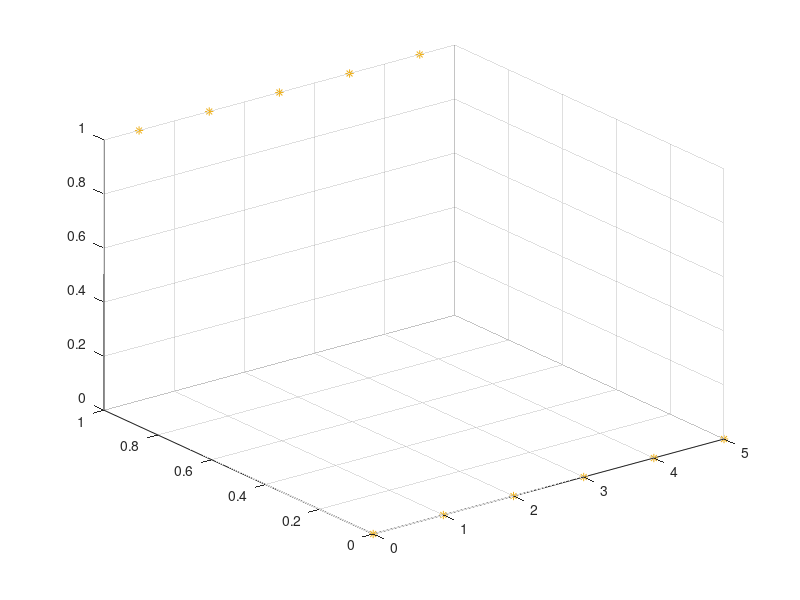

The MATLAB source for this figure: (Note: this script raises an error after producing the figure.)
clc;
clear;
close all hidden;

%% PATH

addpath src_constr\
addpath src_geom\

%% curve

group_num=5;deg=3;
pnts=[0,0,0;(0.5:0.5:group_num)',repmat([1;0],group_num,1),repmat([1;0],group_num,1)];
axe_hdl=axes(figure());
scatter3(axe_hdl,pnts(:,1),pnts(:,2),pnts(:,3),'Marker','*','MarkerEdgeColor',[0.9290 0.6940 0.1250]);

crv=Curve(pnts,deg);
crv.displayGeom(axe_hdl);
crv.displayPoles(axe_hdl);

crv=interpPointToCurve(pnts,deg);
crv.displayGeom(axe_hdl,struct('color',[0.9290 0.6940 0.1250]));
axis equal;title('demo of curve');

%% CST curve

C_par=[0.5,1.0];S_par=[1,0.06];B_par=[0,0.0];
axe_hdl=axes(figure());

crv=CurveCST(C_par,S_par,B_par);
crv.displayGeom(axe_hdl,struct('LineStyle',':'));
axis equal;title('demo of CST curve');

pole_num=5;deg=4;
pnt_list=[linspace(0,1,pole_num)',rand(pole_num,1)*0.12];
crv=crv.addSpline(pnt_list,deg);
crv.displayGeom(axe_hdl);
crv.displayPoles(axe_hdl);

crv=crv.convertSpline();
crv.displayGeom(axe_hdl,struct('Color','g','LineStyle','--'));
crv.displayPoles(axe_hdl,struct('Color','k','LineStyle','-.','Marker','s'));

%% fit airfoil with CST curve

airfoil_data=importdata('src_geom/airfoil/NACA0012.txt');
airfoil_U=airfoil_data(1:66,:);airfoil_L=airfoil_data(67:end,:);

airfoil_data=importdata('src_geom/airfoil/NACA4412.txt');
airfoil_U=airfoil_data(1:18,:);airfoil_L=airfoil_data(19:end,:);

airfoil_data=importdata('src_geom/airfoil/RAE2822.txt');
airfoil_U=airfoil_data(1:65,:);airfoil_L=airfoil_data(66:end,:);

airfoil_data=importdata('src_geom/airfoil/Clark_Y.txt');
airfoil_U=airfoil_data(1:61,:);airfoil_L=airfoil_data(62:end,:);

LX=1;LY=0.06;C_par=[0.5,1];
pole_num=5;deg=3;

crv_L=CurveCST(C_par,[LX,-LY],[0,airfoil_L(end,2)]);
crv_U=CurveCST(C_par,[LX,LY],[0,airfoil_U(end,2)]);

crv_L=crv_L.fitSpline(airfoil_L,deg,pole_num,airfoil_L(:,1));
crv_U=crv_U.fitSpline(airfoil_U,deg,pole_num,airfoil_U(:,1));
disp(['fit_err_L: ',num2str(crv_L.fitError)]);
disp(['fit_err_U: ',num2str(crv_U.fitError)]);

[fit_err_L,crv_L]=crv_L.optimClass();
[fit_err_U,crv_U]=crv_U.optimClass();
disp(['fit_err_L: ',num2str(fit_err_L)]);
disp(['fit_err_U: ',num2str(fit_err_U)]);

axe_hdl=axes(figure());
line(axe_hdl,airfoil_L(:,1),airfoil_L(:,2),'LineStyle','none','Marker','o','MarkerEdgeColor',[0.8500 0.3250 0.0980])
line(axe_hdl,airfoil_U(:,1),airfoil_U(:,2),'LineStyle','none','Marker','o','MarkerEdgeColor',[0.8500 0.3250 0.0980])
crv_L.displayGeom(axe_hdl);
crv_U.displayGeom(axe_hdl);
axis equal;title('demo of CST curve fitting airfoil');

writematrix(crv_L.getPoles(),'CSTshape_L.txt');
writematrix(crv_U.getPoles(),'CSTshape_U.txt');
writematrix(crv_L.u_knotvctr,'CSTshape_L_knotvctr.txt');
writematrix(crv_U.u_knotvctr,'CSTshape_U_knotvctr.txt');

%% surface

pnt_num=5;u_deg=3;v_deg=3;
[pnts_x,pnts_y]=ndgrid(linspace(0,1,pnt_num),linspace(0,1,pnt_num));pnts_z=round(pnts_x+pnts_y)*0.1;
axe_hdl=axes(figure());
surface(axe_hdl,pnts_x,pnts_y,pnts_z,'Marker','*','MarkerEdgeColor','r','LineStyle','none','FaceAlpha',0);
pnts=cat(3,pnts_x,pnts_y,pnts_z);

srf=Surface(pnts,u_deg,v_deg);
srf.displayGeom(axe_hdl);
srf.displayPoles(axe_hdl);
axis equal;view(3);title('demo of surface');

srf=interpPointToSurface(pnts,u_deg,v_deg);
srf.displayGeom(axe_hdl);

%% CST surface

C_par_x=[0,0];C_par_y=[0.5,0];C_par_zv=[15,15];C_par_zu=[0.5,0];
S_par=[2,0.5,0.3];B_par=[0,0.0];sym_x=false;sym_y=true;
axe_hdl=axes(figure());
srf=SurfaceCST(C_par_x,C_par_y,C_par_zv,C_par_zu,S_par,B_par,sym_x,sym_y);
srf.displayGeom(axe_hdl,struct('LineStyle','none','FaceAlpha',0.2));
axis equal;view(3);title('demo of CST surface');

pnt_num=5;u_deg=3;v_deg=3;
[pnts_x,pnts_y]=ndgrid(linspace(0,1,pnt_num)*2,linspace(0,1,pnt_num)*0.5);pnts_z=rands(pnt_num,pnt_num)*0.2+0.2;
pnts=cat(3,pnts_x,pnts_y,pnts_z);
srf=srf.addSpline(pnts,u_deg,v_deg);
srf.displayGeom(axe_hdl);
srf.displayPoles(axe_hdl);

srf=srf.convertSpline();
srf.displayGeom(axe_hdl,struct('FaceColor','g','FaceAlpha',0.5,'LineStyle','none'));
srf.displayPoles(axe_hdl,struct('FaceAlpha',0,'MarkerEdgeColor','k','LineStyle','-.','Marker','s'));

%% mapping generate surface

axe_hdl=axes(figure());

line_u1=[0,0,0;0,1,0;0.5,2,0];
line_u2=[0,0,2.5;0.5,1,2;1,2.5,2];
line_1v=[0,0,0;0,1,1;0,0,2.5];
line_2v=[0.5,2,0;0.5,1.5,1;1,2.5,2];
crv_u1=Curve(line_u1);
crv_u2=Curve(line_u2);
crv_1v=Curve(line_1v);
crv_2v=Curve(line_2v);
crv_u1.displayGeom(axe_hdl);
crv_u2.displayGeom(axe_hdl);
crv_1v.displayGeom(axe_hdl);
crv_2v.displayGeom(axe_hdl);

srf=constrSurfaceBound(crv_u1,crv_u2,crv_1v,crv_2v);

srf.displayGeom(axe_hdl,struct('LineStyle','none','FaceAlpha',0.5));
srf.displayPoles(axe_hdl);
axis equal;view(3);title('demo of bounding form surface');

%% fit wing with CST surface

load('src_geom/wing/wing_RAE2822_NACA4412.mat');
u_degree=3;v_degree=3;u_pole_num=4;v_pole_num=8;
C_par_x=[0,0];C_par_y=[0,0];C_par_zv=[0,0];C_par_zu=[0.5,1];
srf_U=SurfaceCST(C_par_x,C_par_y,C_par_zv,C_par_zu);
srf_L=SurfaceCST(C_par_x,C_par_y,C_par_zv,C_par_zu);

u_nodes_U=X_U(:,1)/max(X_U(:,1));
v_nodes_U=Y_U(1,:)/max(Y_U(1,:));
u_nodes_L=X_L(:,1)/max(X_L(:,1));
v_nodes_L=Y_L(1,:)/max(Y_L(1,:));

srf_U=srf_U.fitSpline(cat(3,X_U,Y_U,Z_U),u_degree,v_degree,u_pole_num,v_pole_num,u_nodes_U,v_nodes_U);
srf_L=srf_L.fitSpline(cat(3,X_L,Y_L,Z_L),u_degree,v_degree,u_pole_num,v_pole_num,u_nodes_L,v_nodes_L);

axe_hdl=axes(figure());
srf_U.displayGeom(axe_hdl);
srf_U.displayPoles(axe_hdl);
srf_L.displayGeom(axe_hdl);
srf_L.displayPoles(axe_hdl);
axis equal;view(3);title('demo of CST surface fitting wing');

%% volume

pnt_num=5;u_deg=3;v_deg=3;w_deg=1;
[pnts_x,pnts_y]=ndgrid(linspace(0,1,pnt_num),linspace(0,1,pnt_num));
pnts_z1=round(pnts_x+pnts_y)*0.1;pnts_z2=-round(pnts_x+pnts_y)*0.1+1.0;
axe_hdl=axes(figure());
surface(axe_hdl,pnts_x,pnts_y,pnts_z1,'Marker','*','MarkerEdgeColor','r','LineStyle','none','FaceAlpha',0);
surface(axe_hdl,pnts_x,pnts_y,pnts_z2,'Marker','*','MarkerEdgeColor','r','LineStyle','none','FaceAlpha',0);
pnts=cat(4,repmat(pnts_x,[1,1,2]),repmat(pnts_y,[1,1,2]),cat(3,pnts_z1,pnts_z2));

vol=Volume(pnts,u_deg,v_deg,w_deg);
vol.displayGeom(axe_hdl);
vol.displayPoles(axe_hdl);
view(3);axis equal;title('demo of volume');
